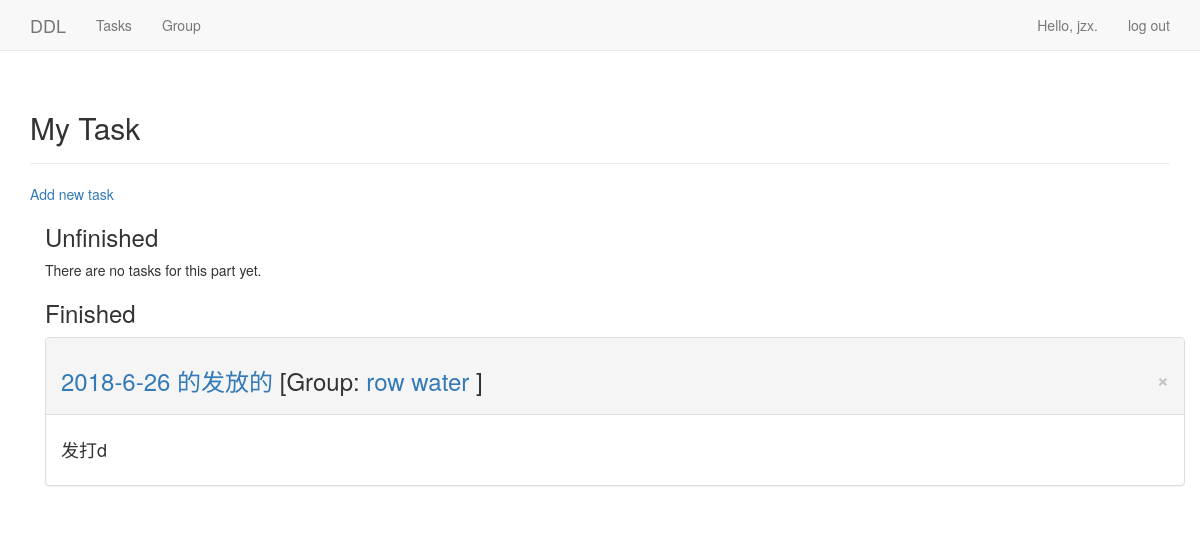
The page /topic/ (signed in) on the database its author committed.
### ddl/models.py (models this page shows)
class GroupTask(models.Model):
    YYYY = models.IntegerField()
    MM = models.IntegerField()
    DD = models.IntegerField()
    date_ended = models.DateTimeField()
    text = models.TextField()
    tag = models.BooleanField()
    date_added = models.DateTimeField(auto_now_add = True)
    title = models.TextField()
    UserID = models.TextField()
    owner = models.ForeignKey(User, on_delete = models.CASCADE)
    group = models.ForeignKey(Group, on_delete = models.CASCADE)

### users/models.py (models this page shows)
class Group(models.Model):
    name = models.CharField(max_length = 10)
    text = models.TextField()
    leader = models.ForeignKey(User, on_delete = models.CASCADE, related_name = 'LeadGroup')
    member = models.ManyToManyField(User)

### ddl/views.py (the view)
# urls.py: url(r'^topic/$', views.topic, name = 'topic'),
@login_required
def topic(request):
    todos = GroupTask.objects.filter(owner = request.user, tag = False).order_by('date_ended')
    finisheds = GroupTask.objects.filter(owner = request.user, tag = True).order_by('date_ended')
    context = {'todos':todos, 'finisheds':finisheds}
    return render(request, 'ddl/topic.html', context)

### ddl/templates/ddl/topic.html (shortened to what this page needs)
{% extends "ddl/base.html" %}
{% block header %}
  <h2>My Task</h2>
{% endblock header %}
{% block content %}
   <a href = "{% url 'ddl:new_entry' %}">Add new task</a>
   <br>
    <div class = "container">
      <div class = "intro">
  <h3>Unfinished</h3>
    </div>
    <div>
  {% for todo in todos %}
	<div class = "panel panel-default">
	  <div class = "panel-heading">
<!--        <span style="float: right">
            <a href="{% url 'ddl:delete_entry' todo.id %}">X</a>
        </span> -->
	    <h3>
		  <a href = "{% url 'ddl:edit_entry' todo.id %}">
		    {{ todo.date_ended|date:'Y-n-d' }}
			{{todo.title}}
	      </a>
		  {% if todo.group.id == 1 %}
		    [Self Task]
		  {% else %}
		    [Group Task]
	      {% endif %}
		  <button type="button" class="close" aria-label="Close" onclick="window.location.href='{% url 'ddl:delete_entry' todo.id %}'"><span aria-hidden="true">×</span></button>
        </h3>
    </div>
	  <div class = "panel-body">
      <h4>
	    {{ todo.text|linebreaks }}
      </h4>
          <p align="right">
            <a href="{% url 'ddl:finish_entry' todo.id 0 %}">finish task</a>
          </p>
	  </div>
	</div>
  {% empty %}
	There are no tasks for this part yet.
  {% endfor %}
  <div class = "intro">
    <h3>Finished</h3>
  </div>
  {% for finished in finisheds %}
    <div class = "panel panel-default">
      <div class = "panel-heading">
        <h3>
            <a href = "{% url 'ddl:edit_entry' finished.id %}">
			  {{ finished.date_ended|date:'Y-n-d' }}
			  {{finished.title}}
			</a>
		    {% if finished.group.id == 1 %}
		      [Self Task]
		    {% else %}
				[Group: <a href = "{% url 'users:group_info' finished.group.id %}"> {{ finished.group.name }} </a> ]
	        {% endif %}
			<button type="button" class="close" aria-label="Close" onclick="window.location.href='{% url 'ddl:delete_entry' finished.id %}'"><span aria-hidden="true">×</span></button>
        </h3>
      </div>
      <div class = "panel-body">
        <h4>
          {{ finished.text|linebreaks }}
        </h4>
      </div>
    </div>
  {% empty %}
    There are no tasks for this part yet.
  {% endfor %}
{% endblock content %}

### ddl/templates/ddl/base.html (shortened to what this page needs)
{% load bootstrap3 %}
<!DOCTYPE html>
<html lang = "en">
  <head>
	{% bootstrap_css %}
	<link rel="stylesheet" href="https://cdn.bootcss.com/bootstrap/3.3.7/css/bootstrap.min.css">
  </head>
  <body>
	  <nav class = "navbar navbar-default navbar-static-top">
	    <div class = "container">
		  <div class = "navbar-header">
		    <a class = "navbar-brand" href = "{% url 'ddl:index' %}">
		      DDL
		    </a>
		  </div>
		  <div id = "navbar" class = "navbar-collapse collapse">
		    <ul class = "nav navbar-nav">
		      <li><a href = "{% url 'ddl:topic' %}">Tasks</a></li>
			  <li><a href = "{% url 'users:group' %}">Group</a></li>
		    </ul>
		    <ul class = "nav navbar-nav navbar-right">
		      {% if user.is_authenticated %}
			    <li><a>Hello, {{ user.username }}.</a></li>
			    <li><a href = "{% url 'users:logout' %}">log out</a></li>
			  {% else %}
			    <li><a href = "{% url 'users:register' %}">register</a></li>
			    <li><a href = "{% url 'users:login' %}">log in</a></li>
			  {% endif %}
		    </ul>
		  </div>
        </div>
	  </nav>
	  <div class = "container">
	    <div class = "page-header">
		  {% block header %}{% endblock header %}
		</div>
		<div>
		  {% block content %}{% endblock content %}
		</div>
	  </div>
  </body>
</html>

### rows shown on the page
GroupTask: date_ended "2018-6-26", title "的发放的", group.name "row water", text "发打d"

### other values the page prints
{{ user.username }} "jzx"
